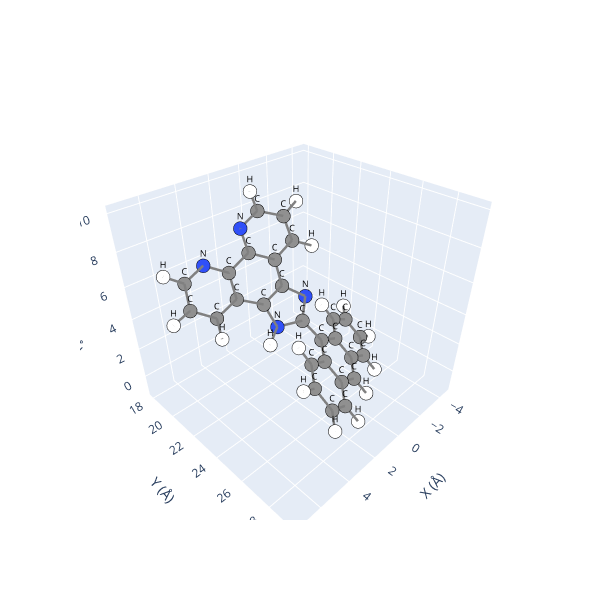

The notebook cell saved with this chart:
### Code cell
opt_state.moleclist[0].view()

### Figure 1 — Plotly figure (JSON) as saved in the notebook; plotly's stock layout.template omitted (floating-point values rounded to 4 significant figures)
{"data": [{"hoverinfo": "text", "marker": {"color": ["#3050F8", "#3050F8", "#3050F8", "#3050F8", "#FFFFFF", "#909090", "#FFFFFF", "#909090", "#FFFFFF", "#909090", "#FFFFFF", "#909090", "#909090", "#909090", "#909090", "#909090", "#909090", "#909090", "#FFFFFF", "#909090", "#909090", "#909090", "#909090", "#909090", "#909090", "#FFFFFF", "#909090", "#FFFFFF", "#909090", "#FFFFFF", "#909090", "#FFFFFF", "#909090", "#909090", "#909090", "#909090", "#FFFFFF", "#909090", "#FFFFFF", "#909090", "#FFFFFF", "#909090", "#FFFFFF", "#909090", "#FFFFFF", "#FFFFFF", "#FFFFFF"], "line": {"color": "black", "width": 1}, "size": 8}, "mode": "markers", "showlegend": false, "text": ["N", "N", "N", "N", "H", "C", "H", "C", "H", "C", "H", "C", "C", "C", "C", "C", "C", "C", "H", "C", "C", "C", "C", "C", "C", "H", "C", "H", "C", "H", "C", "H", "C", "C", "C", "C", "H", "C", "H", "C", "H", "C", "H", "C", "H", "H", "H"], "type": "scatter3d", "x": [4.138, 1.733, 0.4431, 2.395, 3.093, 5.304, 6.012, 5.666, 6.646, 4.75, 4.993, 3.498, 3.229, 2.466, 1.237, 0.9447, 1.939, 0.5802, 0.4531, 1.154, 0.05968, 1.285, 1.633, 0.7447, 2.192, 1.915, 3.372, 4.055, 3.696, 4.615, 2.857, 3.113, -2.109, -0.5129, -0.8516, -2.994, -3.953, -2.662, -3.373, -1.465, -1.233, -0.2748, -1.038, -0.4624, -1.392, -0.1973, -2.347], "y": [19.45, 19.61, 23.14, 23.02, 23.21, 19.35, 18.61, 20.14, 20.02, 21.06, 21.69, 21.18, 20.34, 22.09, 22.19, 21.36, 20.43, 19.68, 19.0, 23.63, 26.52, 26.66, 25.73, 24.66, 27.71, 28.4, 27.88, 28.69, 27.0, 27.17, 25.97, 25.34, 25.4, 24.56, 25.51, 24.4, 24.32, 23.45, 22.66, 23.53, 22.82, 21.42, 22.13, 20.57, 20.58, 27.23, 26.13], "z": [6.56, 7.881, 4.664, 3.588, 2.876, 5.942, 6.339, 4.828, 4.358, 4.352, 3.49, 4.991, 6.119, 4.601, 5.259, 6.393, 6.826, 8.526, 9.38, 3.662, 0.6607, 1.324, 2.378, 2.689, 0.989, 0.1779, 1.67, 1.407, 2.746, 3.318, 3.088, 3.941, 0.3226, 2.031, 0.9972, 0.6401, 0.1186, 1.653, 1.902, 2.325, 3.118, 7.097, 6.773, 8.177, 8.754, -0.1365, -0.4551]}, {"hoverinfo": "none", "mode": "text", "showlegend": false, "text": ["N", "N", "N", "N", "H", "C", "H", "C", "H", "C", "H", "C", "C", "C", "C", "C", "C", "C", "H", "C", "C", "C", "C", "C", "C", "H", "C", "H", "C", "H", "C", "H", "C", "C", "C", "C", "H", "C", "H", "C", "H", "C", "H", "C", "H", "H", "H"], "textfont": {"color": "black", "size": 9}, "type": "scatter3d", "x": [4.138, 1.733, 0.4431, 2.395, 3.093, 5.304, 6.012, 5.666, 6.646, 4.75, 4.993, 3.498, 3.229, 2.466, 1.237, 0.9447, 1.939, 0.5802, 0.4531, 1.154, 0.05968, 1.285, 1.633, 0.7447, 2.192, 1.915, 3.372, 4.055, 3.696, 4.615, 2.857, 3.113, -2.109, -0.5129, -0.8516, -2.994, -3.953, -2.662, -3.373, -1.465, -1.233, -0.2748, -1.038, -0.4624, -1.392, -0.1973, -2.347], "y": [19.45, 19.61, 23.14, 23.02, 23.21, 19.35, 18.61, 20.14, 20.02, 21.06, 21.69, 21.18, 20.34, 22.09, 22.19, 21.36, 20.43, 19.68, 19.0, 23.63, 26.52, 26.66, 25.73, 24.66, 27.71, 28.4, 27.88, 28.69, 27.0, 27.17, 25.97, 25.34, 25.4, 24.56, 25.51, 24.4, 24.32, 23.45, 22.66, 23.53, 22.82, 21.42, 22.13, 20.57, 20.58, 27.23, 26.13], "z": [6.56, 7.881, 4.664, 3.588, 2.876, 5.942, 6.339, 4.828, 4.358, 4.352, 3.49, 4.991, 6.119, 4.601, 5.259, 6.393, 6.826, 8.526, 9.38, 3.662, 0.6607, 1.324, 2.378, 2.689, 0.989, 0.1779, 1.67, 1.407, 2.746, 3.318, 3.088, 3.941, 0.3226, 2.031, 0.9972, 0.6401, 0.1186, 1.653, 1.902, 2.325, 3.118, 7.097, 6.773, 8.177, 8.754, -0.1365, -0.4551]}, {"hoverinfo": "none", "line": {"color": "gray", "width": 5}, "mode": "lines", "showlegend": false, "type": "scatter3d", "x": [0.4531, 0.5802], "y": [19.0, 19.68], "z": [9.38, 8.526]}, {"hoverinfo": "none", "line": {"color": "gray", "width": 5}, "mode": "lines", "showlegend": false, "type": "scatter3d", "x": [-2.109, -2.347], "y": [25.4, 26.13], "z": [0.3226, -0.4551]}, {"hoverinfo": "none", "line": {"color": "gray", "width": 5}, "mode": "lines", "showlegend": false, "type": "scatter3d", "x": [-1.465, -0.5129], "y": [23.53, 24.56], "z": [2.325, 2.031]}, {"hoverinfo": "none", "line": {"color": "gray", "width": 5}, "mode": "lines", "showlegend": false, "type": "scatter3d", "x": [2.395, 2.466], "y": [23.02, 22.09], "z": [3.588, 4.601]}, {"hoverinfo": "none", "line": {"color": "gray", "width": 5}, "mode": "lines", "showlegend": false, "type": "scatter3d", "x": [1.237, 2.466], "y": [22.19, 22.09], "z": [5.259, 4.601]}, {"hoverinfo": "none", "line": {"color": "gray", "width": 5}, "mode": "lines", "showlegend": false, "type": "scatter3d", "x": [4.138, 5.304], "y": [19.45, 19.35], "z": [6.56, 5.942]}, {"hoverinfo": "none", "line": {"color": "gray", "width": 5}, "mode": "lines", "showlegend": false, "type": "scatter3d", "x": [3.696, 2.857], "y": [27.0, 25.97], "z": [2.746, 3.088]}, {"hoverinfo": "none", "line": {"color": "gray", "width": 5}, "mode": "lines", "showlegend": false, "type": "scatter3d", "x": [-0.2748, 0.9447], "y": [21.42, 21.36], "z": [7.097, 6.393]}, {"hoverinfo": "none", "line": {"color": "gray", "width": 5}, "mode": "lines", "showlegend": false, "type": "scatter3d", "x": [0.9447, 1.237], "y": [21.36, 22.19], "z": [6.393, 5.259]}, {"hoverinfo": "none", "line": {"color": "gray", "width": 5}, "mode": "lines", "showlegend": false, "type": "scatter3d", "x": [2.192, 3.372], "y": [27.71, 27.88], "z": [0.989, 1.67]}, {"hoverinfo": "none", "line": {"color": "gray", "width": 5}, "mode": "lines", "showlegend": false, "type": "scatter3d", "x": [-0.2748, -1.038], "y": [21.42, 22.13], "z": [7.097, 6.773]}, {"hoverinfo": "none", "line": {"color": "gray", "width": 5}, "mode": "lines", "showlegend": false, "type": "scatter3d", "x": [-1.038, -0.2748], "y": [22.13, 21.42], "z": [6.773, 7.097]}, {"hoverinfo": "none", "line": {"color": "gray", "width": 5}, "mode": "lines", "showlegend": false, "type": "scatter3d", "x": [1.154, 0.4431], "y": [23.63, 23.14], "z": [3.662, 4.664]}, {"hoverinfo": "none", "line": {"color": "gray", "width": 5}, "mode": "lines", "showlegend": false, "type": "scatter3d", "x": [1.237, 0.9447], "y": [22.19, 21.36], "z": [5.259, 6.393]}, {"hoverinfo": "none", "line": {"color": "gray", "width": 5}, "mode": "lines", "showlegend": false, "type": "scatter3d", "x": [4.75, 4.993], "y": [21.06, 21.69], "z": [4.352, 3.49]}, {"hoverinfo": "none", "line": {"color": "gray", "width": 5}, "mode": "lines", "showlegend": false, "type": "scatter3d", "x": [-2.662, -2.994], "y": [23.45, 24.4], "z": [1.653, 0.6401]}, {"hoverinfo": "none", "line": {"color": "gray", "width": 5}, "mode": "lines", "showlegend": false, "type": "scatter3d", "x": [1.733, 0.5802], "y": [19.61, 19.68], "z": [7.881, 8.526]}, {"hoverinfo": "none", "line": {"color": "gray", "width": 5}, "mode": "lines", "showlegend": false, "type": "scatter3d", "x": [0.9447, 1.939], "y": [21.36, 20.43], "z": [6.393, 6.826]}, {"hoverinfo": "none", "line": {"color": "gray", "width": 5}, "mode": "lines", "showlegend": false, "type": "scatter3d", "x": [1.939, 0.9447], "y": [20.43, 21.36], "z": [6.826, 6.393]}, {"hoverinfo": "none", "line": {"color": "gray", "width": 5}, "mode": "lines", "showlegend": false, "type": "scatter3d", "x": [-2.994, -2.662], "y": [24.4, 23.45], "z": [0.6401, 1.653]}, {"hoverinfo": "none", "line": {"color": "gray", "width": 5}, "mode": "lines", "showlegend": false, "type": "scatter3d", "x": [1.633, 1.285], "y": [25.73, 26.66], "z": [2.378, 1.324]}, {"hoverinfo": "none", "line": {"color": "gray", "width": 5}, "mode": "lines", "showlegend": false, "type": "scatter3d", "x": [-1.465, -2.662], "y": [23.53, 23.45], "z": [2.325, 1.653]}, {"hoverinfo": "none", "line": {"color": "gray", "width": 5}, "mode": "lines", "showlegend": false, "type": "scatter3d", "x": [1.633, 2.857], "y": [25.73, 25.97], "z": [2.378, 3.088]}, {"hoverinfo": "none", "line": {"color": "gray", "width": 5}, "mode": "lines", "showlegend": false, "type": "scatter3d", "x": [3.498, 4.75], "y": [21.18, 21.06], "z": [4.991, 4.352]}, {"hoverinfo": "none", "line": {"color": "gray", "width": 5}, "mode": "lines", "showlegend": false, "type": "scatter3d", "x": [2.466, 2.395], "y": [22.09, 23.02], "z": [4.601, 3.588]}, {"hoverinfo": "none", "line": {"color": "gray", "width": 5}, "mode": "lines", "showlegend": false, "type": "scatter3d", "x": [5.666, 5.304], "y": [20.14, 19.35], "z": [4.828, 5.942]}, {"hoverinfo": "none", "line": {"color": "gray", "width": 5}, "mode": "lines", "showlegend": false, "type": "scatter3d", "x": [2.192, 1.285], "y": [27.71, 26.66], "z": [0.989, 1.324]}, {"hoverinfo": "none", "line": {"color": "gray", "width": 5}, "mode": "lines", "showlegend": false, "type": "scatter3d", "x": [5.304, 5.666], "y": [19.35, 20.14], "z": [5.942, 4.828]}, {"hoverinfo": "none", "line": {"color": "gray", "width": 5}, "mode": "lines", "showlegend": false, "type": "scatter3d", "x": [1.633, 0.7447], "y": [25.73, 24.66], "z": [2.378, 2.689]}, {"hoverinfo": "none", "line": {"color": "gray", "width": 5}, "mode": "lines", "showlegend": false, "type": "scatter3d", "x": [0.7447, 1.633], "y": [24.66, 25.73], "z": [2.689, 2.378]}, {"hoverinfo": "none", "line": {"color": "gray", "width": 5}, "mode": "lines", "showlegend": false, "type": "scatter3d", "x": [2.395, 1.154], "y": [23.02, 23.63], "z": [3.588, 3.662]}, {"hoverinfo": "none", "line": {"color": "gray", "width": 5}, "mode": "lines", "showlegend": false, "type": "scatter3d", "x": [1.939, 1.733], "y": [20.43, 19.61], "z": [6.826, 7.881]}, {"hoverinfo": "none", "line": {"color": "gray", "width": 5}, "mode": "lines", "showlegend": false, "type": "scatter3d", "x": [2.466, 1.237], "y": [22.09, 22.19], "z": [4.601, 5.259]}, {"hoverinfo": "none", "line": {"color": "gray", "width": 5}, "mode": "lines", "showlegend": false, "type": "scatter3d", "x": [-2.994, -2.109], "y": [24.4, 25.4], "z": [0.6401, 0.3226]}, {"hoverinfo": "none", "line": {"color": "gray", "width": 5}, "mode": "lines", "showlegend": false, "type": "scatter3d", "x": [5.304, 4.138], "y": [19.35, 19.45], "z": [5.942, 6.56]}, {"hoverinfo": "none", "line": {"color": "gray", "width": 5}, "mode": "lines", "showlegend": false, "type": "scatter3d", "x": [4.75, 5.666], "y": [21.06, 20.14], "z": [4.352, 4.828]}, {"hoverinfo": "none", "line": {"color": "gray", "width": 5}, "mode": "lines", "showlegend": false, "type": "scatter3d", "x": [0.9447, -0.2748], "y": [21.36, 21.42], "z": [6.393, 7.097]}, {"hoverinfo": "none", "line": {"color": "gray", "width": 5}, "mode": "lines", "showlegend": false, "type": "scatter3d", "x": [0.7447, -0.5129], "y": [24.66, 24.56], "z": [2.689, 2.031]}, {"hoverinfo": "none", "line": {"color": "gray", "width": 5}, "mode": "lines", "showlegend": false, "type": "scatter3d", "x": [1.939, 3.229], "y": [20.43, 20.34], "z": [6.826, 6.119]}, {"hoverinfo": "none", "line": {"color": "gray", "width": 5}, "mode": "lines", "showlegend": false, "type": "scatter3d", "x": [5.666, 4.75], "y": [20.14, 21.06], "z": [4.828, 4.352]}, {"hoverinfo": "none", "line": {"color": "gray", "width": 5}, "mode": "lines", "showlegend": false, "type": "scatter3d", "x": [2.192, 1.915], "y": [27.71, 28.4], "z": [0.989, 0.1779]}, {"hoverinfo": "none", "line": {"color": "gray", "width": 5}, "mode": "lines", "showlegend": false, "type": "scatter3d", "x": [1.915, 2.192], "y": [28.4, 27.71], "z": [0.1779, 0.989]}, {"hoverinfo": "none", "line": {"color": "gray", "width": 5}, "mode": "lines", "showlegend": false, "type": "scatter3d", "x": [-0.4624, -0.2748], "y": [20.57, 21.42], "z": [8.177, 7.097]}, {"hoverinfo": "none", "line": {"color": "gray", "width": 5}, "mode": "lines", "showlegend": false, "type": "scatter3d", "x": [0.05968, 1.285], "y": [26.52, 26.66], "z": [0.6607, 1.324]}, {"hoverinfo": "none", "line": {"color": "gray", "width": 5}, "mode": "lines", "showlegend": false, "type": "scatter3d", "x": [1.285, 0.05968], "y": [26.66, 26.52], "z": [1.324, 0.6607]}, {"hoverinfo": "none", "line": {"color": "gray", "width": 5}, "mode": "lines", "showlegend": false, "type": "scatter3d", "x": [3.113, 2.857], "y": [25.34, 25.97], "z": [3.941, 3.088]}, {"hoverinfo": "none", "line": {"color": "gray", "width": 5}, "mode": "lines", "showlegend": false, "type": "scatter3d", "x": [-0.8516, -2.109], "y": [25.51, 25.4], "z": [0.9972, 0.3226]}, {"hoverinfo": "none", "line": {"color": "gray", "width": 5}, "mode": "lines", "showlegend": false, "type": "scatter3d", "x": [4.055, 3.372], "y": [28.69, 27.88], "z": [1.407, 1.67]}, {"hoverinfo": "none", "line": {"color": "gray", "width": 5}, "mode": "lines", "showlegend": false, "type": "scatter3d", "x": [2.857, 1.633], "y": [25.97, 25.73], "z": [3.088, 2.378]}, {"hoverinfo": "none", "line": {"color": "gray", "width": 5}, "mode": "lines", "showlegend": false, "type": "scatter3d", "x": [1.733, 1.939], "y": [19.61, 20.43], "z": [7.881, 6.826]}, {"hoverinfo": "none", "line": {"color": "gray", "width": 5}, "mode": "lines", "showlegend": false, "type": "scatter3d", "x": [2.857, 3.113], "y": [25.97, 25.34], "z": [3.088, 3.941]}, {"hoverinfo": "none", "line": {"color": "gray", "width": 5}, "mode": "lines", "showlegend": false, "type": "scatter3d", "x": [0.5802, -0.4624], "y": [19.68, 20.57], "z": [8.526, 8.177]}, {"hoverinfo": "none", "line": {"color": "gray", "width": 5}, "mode": "lines", "showlegend": false, "type": "scatter3d", "x": [-2.109, -0.8516], "y": [25.4, 25.51], "z": [0.3226, 0.9972]}, {"hoverinfo": "none", "line": {"color": "gray", "width": 5}, "mode": "lines", "showlegend": false, "type": "scatter3d", "x": [3.372, 4.055], "y": [27.88, 28.69], "z": [1.67, 1.407]}, {"hoverinfo": "none", "line": {"color": "gray", "width": 5}, "mode": "lines", "showlegend": false, "type": "scatter3d", "x": [1.285, 1.633], "y": [26.66, 25.73], "z": [1.324, 2.378]}, {"hoverinfo": "none", "line": {"color": "gray", "width": 5}, "mode": "lines", "showlegend": false, "type": "scatter3d", "x": [0.7447, 1.154], "y": [24.66, 23.63], "z": [2.689, 3.662]}, {"hoverinfo": "none", "line": {"color": "gray", "width": 5}, "mode": "lines", "showlegend": false, "type": "scatter3d", "x": [0.5802, 0.4531], "y": [19.68, 19.0], "z": [8.526, 9.38]}, {"hoverinfo": "none", "line": {"color": "gray", "width": 5}, "mode": "lines", "showlegend": false, "type": "scatter3d", "x": [2.466, 3.498], "y": [22.09, 21.18], "z": [4.601, 4.991]}, {"hoverinfo": "none", "line": {"color": "gray", "width": 5}, "mode": "lines", "showlegend": false, "type": "scatter3d", "x": [-0.5129, 0.7447], "y": [24.56, 24.66], "z": [2.031, 2.689]}, {"hoverinfo": "none", "line": {"color": "gray", "width": 5}, "mode": "lines", "showlegend": false, "type": "scatter3d", "x": [-2.662, -1.465], "y": [23.45, 23.53], "z": [1.653, 2.325]}, {"hoverinfo": "none", "line": {"color": "gray", "width": 5}, "mode": "lines", "showlegend": false, "type": "scatter3d", "x": [4.615, 3.696], "y": [27.17, 27.0], "z": [3.318, 2.746]}, {"hoverinfo": "none", "line": {"color": "gray", "width": 5}, "mode": "lines", "showlegend": false, "type": "scatter3d", "x": [5.304, 6.012], "y": [19.35, 18.61], "z": [5.942, 6.339]}, {"hoverinfo": "none", "line": {"color": "gray", "width": 5}, "mode": "lines", "showlegend": false, "type": "scatter3d", "x": [1.285, 2.192], "y": [26.66, 27.71], "z": [1.324, 0.989]}, {"hoverinfo": "none", "line": {"color": "gray", "width": 5}, "mode": "lines", "showlegend": false, "type": "scatter3d", "x": [3.498, 2.466], "y": [21.18, 22.09], "z": [4.991, 4.601]}, {"hoverinfo": "none", "line": {"color": "gray", "width": 5}, "mode": "lines", "showlegend": false, "type": "scatter3d", "x": [3.696, 4.615], "y": [27.0, 27.17], "z": [2.746, 3.318]}, {"hoverinfo": "none", "line": {"color": "gray", "width": 5}, "mode": "lines", "showlegend": false, "type": "scatter3d", "x": [0.4431, 1.154], "y": [23.14, 23.63], "z": [4.664, 3.662]}, {"hoverinfo": "none", "line": {"color": "gray", "width": 5}, "mode": "lines", "showlegend": false, "type": "scatter3d", "x": [1.237, 0.4431], "y": [22.19, 23.14], "z": [5.259, 4.664]}, {"hoverinfo": "none", "line": {"color": "gray", "width": 5}, "mode": "lines", "showlegend": false, "type": "scatter3d", "x": [-0.8516, 0.05968], "y": [25.51, 26.52], "z": [0.9972, 0.6607]}, {"hoverinfo": "none", "line": {"color": "gray", "width": 5}, "mode": "lines", "showlegend": false, "type": "scatter3d", "x": [-0.1973, 0.05968], "y": [27.23, 26.52], "z": [-0.1365, 0.6607]}, {"hoverinfo": "none", "line": {"color": "gray", "width": 5}, "mode": "lines", "showlegend": false, "type": "scatter3d", "x": [-3.953, -2.994], "y": [24.32, 24.4], "z": [0.1186, 0.6401]}, {"hoverinfo": "none", "line": {"color": "gray", "width": 5}, "mode": "lines", "showlegend": false, "type": "scatter3d", "x": [2.857, 3.696], "y": [25.97, 27.0], "z": [3.088, 2.746]}, {"hoverinfo": "none", "line": {"color": "gray", "width": 5}, "mode": "lines", "showlegend": false, "type": "scatter3d", "x": [3.372, 2.192], "y": [27.88, 27.71], "z": [1.67, 0.989]}, {"hoverinfo": "none", "line": {"color": "gray", "width": 5}, "mode": "lines", "showlegend": false, "type": "scatter3d", "x": [2.395, 3.093], "y": [23.02, 23.21], "z": [3.588, 2.876]}, {"hoverinfo": "none", "line": {"color": "gray", "width": 5}, "mode": "lines", "showlegend": false, "type": "scatter3d", "x": [-0.2748, -0.4624], "y": [21.42, 20.57], "z": [7.097, 8.177]}, {"hoverinfo": "none", "line": {"color": "gray", "width": 5}, "mode": "lines", "showlegend": false, "type": "scatter3d", "x": [3.093, 2.395], "y": [23.21, 23.02], "z": [2.876, 3.588]}, {"hoverinfo": "none", "line": {"color": "gray", "width": 5}, "mode": "lines", "showlegend": false, "type": "scatter3d", "x": [-0.5129, -1.465], "y": [24.56, 23.53], "z": [2.031, 2.325]}, {"hoverinfo": "none", "line": {"color": "gray", "width": 5}, "mode": "lines", "showlegend": false, "type": "scatter3d", "x": [3.229, 1.939], "y": [20.34, 20.43], "z": [6.119, 6.826]}, {"hoverinfo": "none", "line": {"color": "gray", "width": 5}, "mode": "lines", "showlegend": false, "type": "scatter3d", "x": [-2.994, -3.953], "y": [24.4, 24.32], "z": [0.6401, 0.1186]}, {"hoverinfo": "none", "line": {"color": "gray", "width": 5}, "mode": "lines", "showlegend": false, "type": "scatter3d", "x": [1.154, 2.395], "y": [23.63, 23.02], "z": [3.662, 3.588]}, {"hoverinfo": "none", "line": {"color": "gray", "width": 5}, "mode": "lines", "showlegend": false, "type": "scatter3d", "x": [4.993, 4.75], "y": [21.69, 21.06], "z": [3.49, 4.352]}, {"hoverinfo": "none", "line": {"color": "gray", "width": 5}, "mode": "lines", "showlegend": false, "type": "scatter3d", "x": [4.75, 3.498], "y": [21.06, 21.18], "z": [4.352, 4.991]}, {"hoverinfo": "none", "line": {"color": "gray", "width": 5}, "mode": "lines", "showlegend": false, "type": "scatter3d", "x": [0.4431, 1.237], "y": [23.14, 22.19], "z": [4.664, 5.259]}, {"hoverinfo": "none", "line": {"color": "gray", "width": 5}, "mode": "lines", "showlegend": false, "type": "scatter3d", "x": [6.012, 5.304], "y": [18.61, 19.35], "z": [6.339, 5.942]}, {"hoverinfo": "none", "line": {"color": "gray", "width": 5}, "mode": "lines", "showlegend": false, "type": "scatter3d", "x": [3.229, 4.138], "y": [20.34, 19.45], "z": [6.119, 6.56]}, {"hoverinfo": "none", "line": {"color": "gray", "width": 5}, "mode": "lines", "showlegend": false, "type": "scatter3d", "x": [-2.347, -2.109], "y": [26.13, 25.4], "z": [-0.4551, 0.3226]}, {"hoverinfo": "none", "line": {"color": "gray", "width": 5}, "mode": "lines", "showlegend": false, "type": "scatter3d", "x": [-3.373, -2.662], "y": [22.66, 23.45], "z": [1.902, 1.653]}, {"hoverinfo": "none", "line": {"color": "gray", "width": 5}, "mode": "lines", "showlegend": false, "type": "scatter3d", "x": [0.05968, -0.8516], "y": [26.52, 25.51], "z": [0.6607, 0.9972]}, {"hoverinfo": "none", "line": {"color": "gray", "width": 5}, "mode": "lines", "showlegend": false, "type": "scatter3d", "x": [-0.8516, -0.5129], "y": [25.51, 24.56], "z": [0.9972, 2.031]}, {"hoverinfo": "none", "line": {"color": "gray", "width": 5}, "mode": "lines", "showlegend": false, "type": "scatter3d", "x": [3.696, 3.372], "y": [27.0, 27.88], "z": [2.746, 1.67]}, {"hoverinfo": "none", "line": {"color": "gray", "width": 5}, "mode": "lines", "showlegend": false, "type": "scatter3d", "x": [1.154, 0.7447], "y": [23.63, 24.66], "z": [3.662, 2.689]}, {"hoverinfo": "none", "line": {"color": "gray", "width": 5}, "mode": "lines", "showlegend": false, "type": "scatter3d", "x": [-2.662, -3.373], "y": [23.45, 22.66], "z": [1.653, 1.902]}, {"hoverinfo": "none", "line": {"color": "gray", "width": 5}, "mode": "lines", "showlegend": false, "type": "scatter3d", "x": [-0.4624, 0.5802], "y": [20.57, 19.68], "z": [8.177, 8.526]}, {"hoverinfo": "none", "line": {"color": "gray", "width": 5}, "mode": "lines", "showlegend": false, "type": "scatter3d", "x": [-2.109, -2.994], "y": [25.4, 24.4], "z": [0.3226, 0.6401]}, {"hoverinfo": "none", "line": {"color": "gray", "width": 5}, "mode": "lines", "showlegend": false, "type": "scatter3d", "x": [-0.5129, -0.8516], "y": [24.56, 25.51], "z": [2.031, 0.9972]}, {"hoverinfo": "none", "line": {"color": "gray", "width": 5}, "mode": "lines", "showlegend": false, "type": "scatter3d", "x": [3.229, 3.498], "y": [20.34, 21.18], "z": [6.119, 4.991]}, {"hoverinfo": "none", "line": {"color": "gray", "width": 5}, "mode": "lines", "showlegend": false, "type": "scatter3d", "x": [3.372, 3.696], "y": [27.88, 27.0], "z": [1.67, 2.746]}, {"hoverinfo": "none", "line": {"color": "gray", "width": 5}, "mode": "lines", "showlegend": false, "type": "scatter3d", "x": [-0.4624, -1.392], "y": [20.57, 20.58], "z": [8.177, 8.754]}, {"hoverinfo": "none", "line": {"color": "gray", "width": 5}, "mode": "lines", "showlegend": false, "type": "scatter3d", "x": [-1.392, -0.4624], "y": [20.58, 20.57], "z": [8.754, 8.177]}, {"hoverinfo": "none", "line": {"color": "gray", "width": 5}, "mode": "lines", "showlegend": false, "type": "scatter3d", "x": [0.5802, 1.733], "y": [19.68, 19.61], "z": [8.526, 7.881]}, {"hoverinfo": "none", "line": {"color": "gray", "width": 5}, "mode": "lines", "showlegend": false, "type": "scatter3d", "x": [6.646, 5.666], "y": [20.02, 20.14], "z": [4.358, 4.828]}, {"hoverinfo": "none", "line": {"color": "gray", "width": 5}, "mode": "lines", "showlegend": false, "type": "scatter3d", "x": [-1.465, -1.233], "y": [23.53, 22.82], "z": [2.325, 3.118]}, {"hoverinfo": "none", "line": {"color": "gray", "width": 5}, "mode": "lines", "showlegend": false, "type": "scatter3d", "x": [-1.233, -1.465], "y": [22.82, 23.53], "z": [3.118, 2.325]}, {"hoverinfo": "none", "line": {"color": "gray", "width": 5}, "mode": "lines", "showlegend": false, "type": "scatter3d", "x": [4.138, 3.229], "y": [19.45, 20.34], "z": [6.56, 6.119]}, {"hoverinfo": "none", "line": {"color": "gray", "width": 5}, "mode": "lines", "showlegend": false, "type": "scatter3d", "x": [3.498, 3.229], "y": [21.18, 20.34], "z": [4.991, 6.119]}, {"hoverinfo": "none", "line": {"color": "gray", "width": 5}, "mode": "lines", "showlegend": false, "type": "scatter3d", "x": [0.05968, -0.1973], "y": [26.52, 27.23], "z": [0.6607, -0.1365]}, {"hoverinfo": "none", "line": {"color": "gray", "width": 5}, "mode": "lines", "showlegend": false, "type": "scatter3d", "x": [5.666, 6.646], "y": [20.14, 20.02], "z": [4.828, 4.358]}], "layout": {"height": 600, "scene": {"xaxis": {"range": [-4.953, 7.646], "title": {"text": "X (Å)"}}, "yaxis": {"range": [17.61, 29.69], "title": {"text": "Y (Å)"}}, "zaxis": {"range": [-1.455, 10.38], "title": {"text": "Z (Å)"}}}, "width": 600}}
